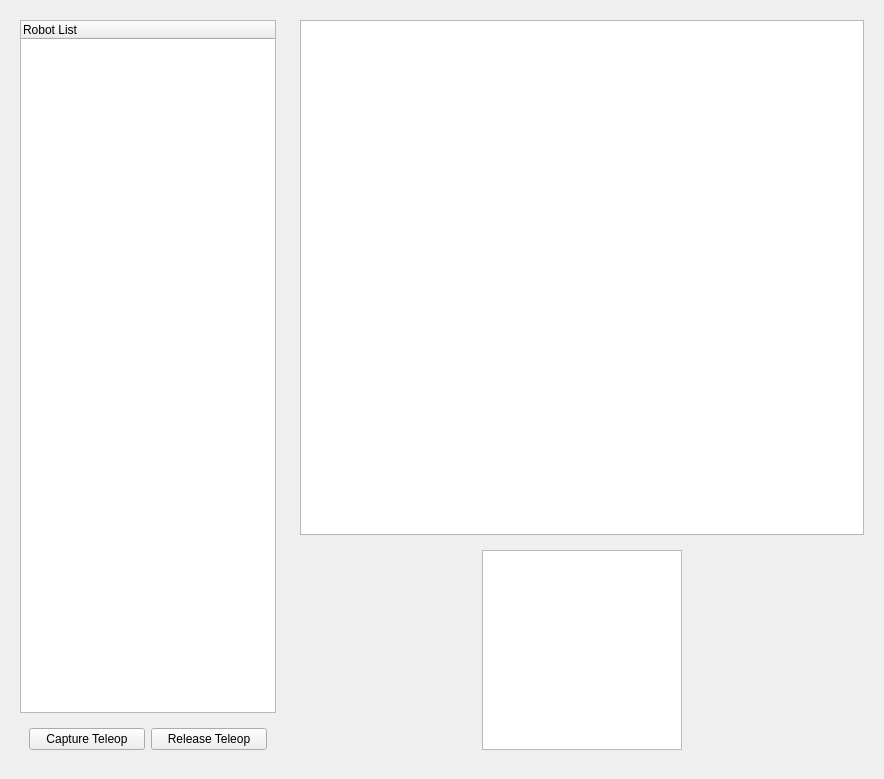
<?xml version="1.0" encoding="UTF-8"?>
<ui version="4.0">
 <class>concert_teleop_widget</class>
 <widget class="QWidget" name="concert_teleop_widget">
  <property name="enabled">
   <bool>true</bool>
  </property>
  <property name="geometry">
   <rect>
    <x>0</x>
    <y>0</y>
    <width>884</width>
    <height>779</height>
   </rect>
  </property>
  <property name="sizePolicy">
   <sizepolicy hsizetype="Preferred" vsizetype="Preferred">
    <horstretch>0</horstretch>
    <verstretch>0</verstretch>
   </sizepolicy>
  </property>
  <property name="windowTitle">
   <string>Concert Teleop</string>
  </property>
  <layout class="QGridLayout" name="gridLayout">
   <item row="0" column="2">
    <layout class="QHBoxLayout" name="horizontalLayout">
     <item>
      <layout class="QVBoxLayout" name="verticalLayout">
       <property name="margin">
        <number>9</number>
       </property>
       <item>
        <widget class="QCameraView" name="camera_view"/>
       </item>
       <item>
        <layout class="QGridLayout" name="gridLayout_2" rowstretch="0" columnstretch="0">
         <property name="margin">
          <number>9</number>
         </property>
         <property name="spacing">
          <number>9</number>
         </property>
         <item row="0" column="0">
          <widget class="QVirtualJoystickView" name="virtual_joystick_view">
           <property name="sizePolicy">
            <sizepolicy hsizetype="Fixed" vsizetype="Fixed">
             <horstretch>0</horstretch>
             <verstretch>0</verstretch>
            </sizepolicy>
           </property>
           <property name="minimumSize">
            <size>
             <width>200</width>
             <height>200</height>
            </size>
           </property>
           <property name="maximumSize">
            <size>
             <width>200</width>
             <height>200</height>
            </size>
           </property>
          </widget>
         </item>
        </layout>
       </item>
      </layout>
     </item>
    </layout>
   </item>
   <item row="0" column="0">
    <layout class="QVBoxLayout" name="verticalLayout_3">
     <property name="margin">
      <number>9</number>
     </property>
     <item>
      <widget class="QTreeWidget" name="robot_list_tree_widget">
       <property name="sizePolicy">
        <sizepolicy hsizetype="Preferred" vsizetype="Expanding">
         <horstretch>0</horstretch>
         <verstretch>0</verstretch>
        </sizepolicy>
       </property>
       <column>
        <property name="text">
         <string>Robot List</string>
        </property>
        <property name="background">
         <color>
          <red>255</red>
          <green>0</green>
          <blue>0</blue>
         </color>
        </property>
       </column>
      </widget>
     </item>
     <item>
      <layout class="QHBoxLayout" name="horizontalLayout_2">
       <property name="margin">
        <number>9</number>
       </property>
       <item>
        <widget class="QPushButton" name="capture_teleop_btn">
         <property name="text">
          <string>Capture Teleop</string>
         </property>
        </widget>
       </item>
       <item>
        <widget class="QPushButton" name="release_teleop_btn">
         <property name="text">
          <string>Release Teleop</string>
         </property>
        </widget>
       </item>
      </layout>
     </item>
    </layout>
   </item>
  </layout>
 </widget>
 <customwidgets>
  <customwidget>
   <class>QVirtualJoystickView</class>
   <extends>QGraphicsView</extends>
   <header>rocon_qt_library.views</header>
  </customwidget>
  <customwidget>
   <class>QCameraView</class>
   <extends>QGraphicsView</extends>
   <header>rocon_qt_library.views</header>
  </customwidget>
 </customwidgets>
 <resources/>
 <connections/>
</ui>
